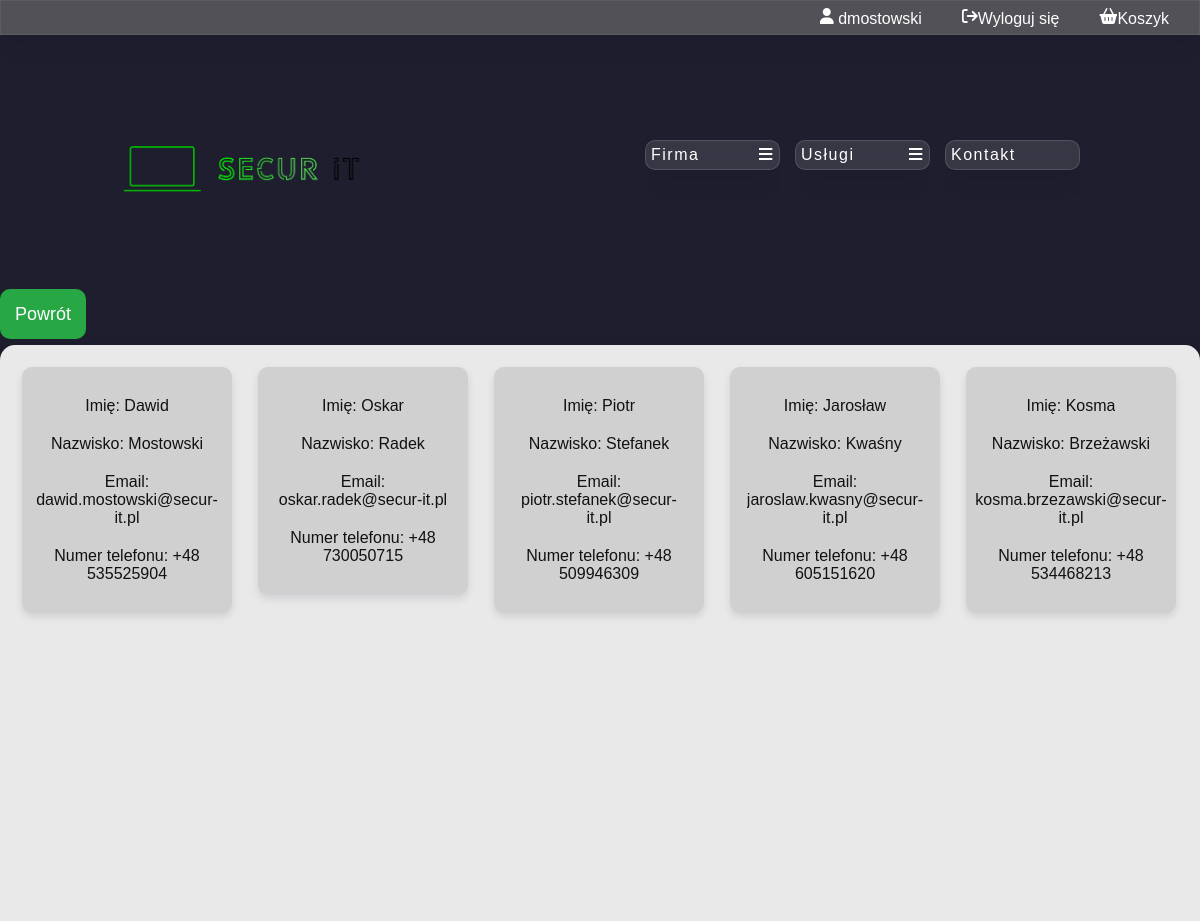
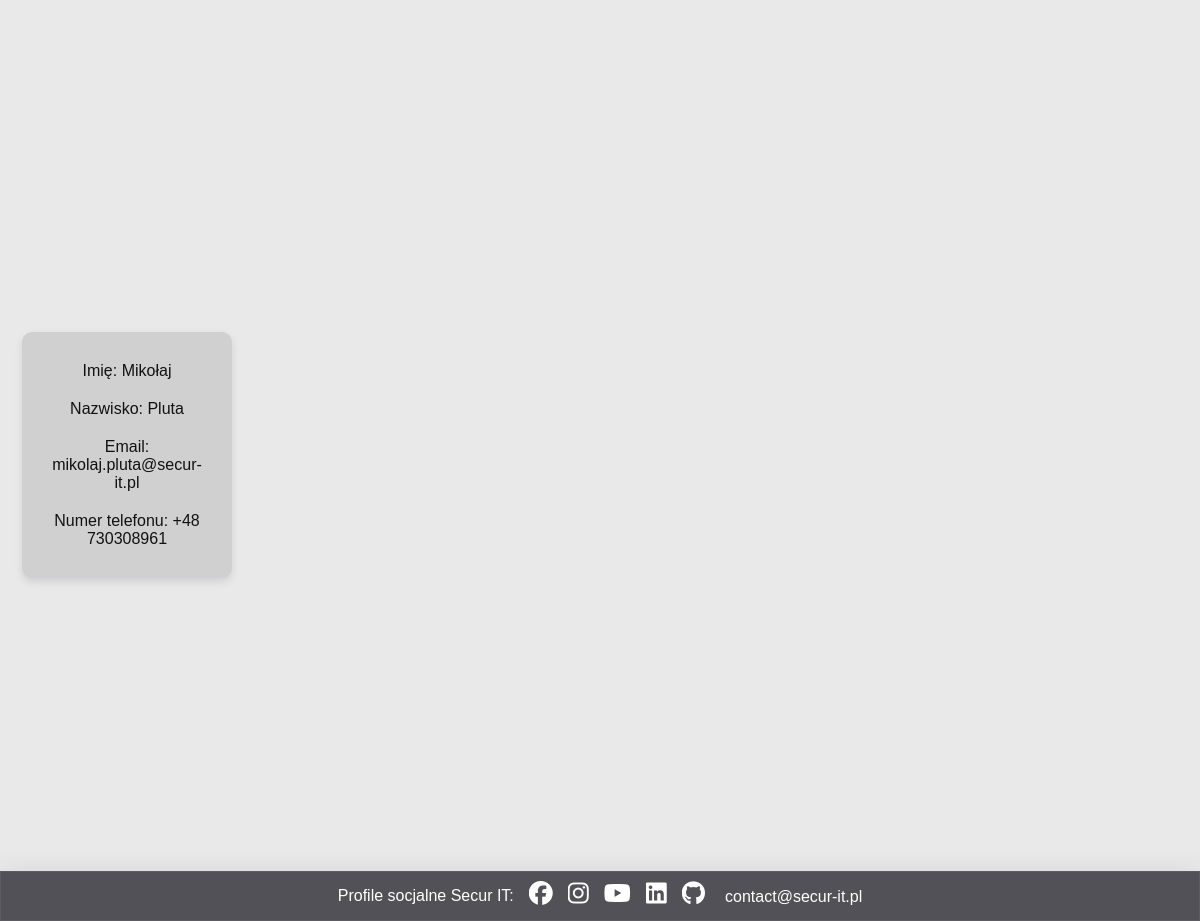
The app's page /FO/view_employee.php (signed in) with its own data (2 pictures, top to bottom).
### tables this page shows
CREATE TABLE IF NOT EXISTS `users` (
  `id_user` int(11) NOT NULL AUTO_INCREMENT,
  `id_employee` int(11) DEFAULT NULL,
  `id_company` int(11) DEFAULT NULL,
  `first_name` varchar(50) DEFAULT NULL,
  `last_name` varchar(100) DEFAULT NULL,
  `id_country_code` int(11) DEFAULT NULL,
  `phone_number` varchar(20) DEFAULT NULL,
  `email_address` varchar(200) DEFAULT NULL,
  `username` varchar(50) DEFAULT NULL,
  `password` varchar(250) DEFAULT NULL,
  `is_company_admin` tinyint(1) DEFAULT NULL,
  `id_discount` int(11) DEFAULT NULL,
  PRIMARY KEY (`id_user`),
  KEY `id_employee` (`id_employee`),
  KEY `id_country_code` (`id_country_code`),
  KEY `id_discount` (`id_discount`)
);

CREATE TABLE IF NOT EXISTS `country_codes` (
  `id_country_code` int(11) NOT NULL AUTO_INCREMENT,
  `country_code` varchar(10) DEFAULT NULL,
  `country` varchar(50) DEFAULT NULL,
  PRIMARY KEY (`id_country_code`)
);

### DB/db_connection.php (called while the page is built, shortened)
<?php
    class db_connection{
        var $host = "localhost";
        var $dbname = "secur_it";
        var $username = "root";
        var $password = "";
        public function databaseConnect(){
            $con = mysqli_connect($this->host, $this->username, $this->password, $this->dbname);
            if(!$con){
                die("Connection failed: " . mysqli_connect_error());
            }
            else{
                $this->connect = $con;
            }
        }
    }
?>

### DB/db_accounts.php (called while the page is built, shortened)
<?php
    include_once("db_connection.php");
    class db_accounts extends db_connection {
        function selectCustomerById($id_user, $id_company)
        {
            mysqli_set_charset($this->connect, "utf8mb4");
            $query = "SELECT u.id_user, u.id_company, u.first_name, u.last_name, u.id_country_code as uicc, cc1.country_code as ucc, u.phone_number as upn, u.email_address as uea, u.username, u.password, u.is_company_admin, c.company_name, c.additional_name, c.tax, c.id_country_code, cc2.country_code as ccc, c.phone_number as cpn, c.email_address as cea
            FROM users as u
            JOIN country_codes as cc1 ON cc1.id_country_code = u.id_country_code
            LEFT JOIN companies as c ON c.id_company = u.id_company
            LEFT JOIN country_codes as cc2 ON cc2.id_country_code = c.id_country_code
            WHERE id_user =".$id_user.";";
            $data = mysqli_query($this->connect, $query);
            if (mysqli_num_rows($data) > 0)
            {
                return $data;
            }
        }
        function selectCustomerByIdCompany($id_company)
        {
            mysqli_set_charset($this->connect, "utf8mb4");
            $query = "SELECT u.id_user, u.id_company, u.first_name, u.last_name, cc.country_code as ucc, u.phone_number as upn, u.email_address as uea, u.username, u.password, u.is_company_admin
            FROM users as u
            JOIN country_codes as cc ON cc.id_country_code = u.id_country_code
            WHERE u.id_company =".$id_company;
            $data = mysqli_query($this->connect, $query);
            if (mysqli_num_rows($data) > 0)
            {
                return $data;
            }
        }
    }
?>

### FO/view_employee.php (the view, shortened to what this page needs)
<?php
    include_once ('../include/functions.php');
    include_once('../DB/db_accounts.php');
?>
<!DOCTYPE html>
<html lang="pl">
    <head>
        <link rel="stylesheet" href="./style.css">
        <link rel="stylesheet" href="https://cdnjs.cloudflare.com/ajax/libs/font-awesome/4.7.0/css/font-awesome.min.css">
    </head>
    <body>
        <main class="main">
            <?php
                include("header.php");
                include("nav.php");
                include("footer.php");
                if (isset($_SESSION['loggedin']) && $_SESSION['loggedin'] === true) {
                    $id_company = $_SESSION['id_company'];
                    $baza = new db_accounts();
                    $baza->databaseConnect();
                    $data = $baza->selectCustomerByIdCompany($id_company);
                    if (!empty($data)){
                        ?>
                        <a href="./account.php" class="button back-button">Powrót</a>
                        <div class="pracownicy-container">
                        <?php
                        while($row = mysqli_fetch_assoc($data))
                        {
                            echo "<div class='pracownik'>";
                            echo "<p>Imię: ".$row['first_name']."</p>";
                            echo "<p>Nazwisko: ".$row['last_name']."</p>";
                            echo "<p>Email: ".$row['uea']."</p>";
                            echo "<p>Numer telefonu: ".$row['ucc']." ".$row['upn']."</p>";
                            echo "</div>";
                        }
                    } else {
                        echo "<p>Brak pracowników</p>";
                    }
                }
            ?>
            </div>
        </main>
    </body>
</html>

### FO/header.php (shortened to what this page needs)
<header class="header">
    <?php
        include_once('../DB/db_accounts.php');
        if (isset($_SESSION['loggedin']) && $_SESSION['loggedin'] === true) {
            $id_user = $_SESSION['id_user'];
            $baza = new db_accounts();
            $baza->databaseConnect();
            $data = $baza->selectCustomerById($id_user, null);
            if ($data && mysqli_num_rows($data) > 0) {
                $user = mysqli_fetch_assoc($data);
                echo "<div class='header-content'>";
                echo "<a href='./account.php' class='header-link'><i class='fa-solid fa-user'></i> ";
                echo ($user['username']);
                echo "</a><a href='./logout.php' class='header-link'><i class='fa-solid fa-arrow-right-from-bracket'></i>Wyloguj się</a>";
                echo "<a href='basket.php' class='header-link'><i class='fa-solid fa-basket-shopping'></i>Koszyk</a>";
                echo "</div>";
            }
        }
        else{
            echo "<div class='header-content'>";
            echo "<a href='./registration.php' class='header-link'><i class='fa-solid fa-user-plus'></i>Rejestracja</a>";
            echo "<a href='./login.php' class='header-link'><i class='fa-solid fa-user'></i>Logowanie</a>";
            echo "</div>";
        }
    ?>
</header>

### FO/nav.php (shortened to what this page needs)
<nav class="top-nav">
    <a class="logo" href="./index.php"><img src="../images/logo.png" alt="logo"></a>
    <div class="top-nav-buttons">
        <div class="dropdown">
            <div class="dropdown-top">
                <div class="dropdown-logo">Firma</div>
            <div class="dropdown-toggle">
                <i class="fa-solid fa-bars"></i>
                </div>
            </div>
            <ol class="dropdown-list">
            </ol>
        </div>
        <div class="dropdown">
            <div class="dropdown-top">
                <div class="dropdown-logo">Usługi</div>
                <div class="dropdown-toggle">
                    <i class="fa-solid fa-bars"></i>
                </div>
            </div>
            <ol class="dropdown-list">
            </ol>
        </div>
        <div class="dropdown-kontakt">
            <div class="dropdown-top-kontakt">
                <a href="contact.php">Kontakt</a>
            </div>
        </div>
    </div>
</nav>

### FO/footer.php
<footer class="footer">
    <div class="footer-content">
        <div class="social-profiles">
            <p>Profile socjalne Secur IT:</p>
            <a href="https://www.facebook.com/profile.php?id=61554027179435" class="social-icon" target="_blank">
                <i class="fa-brands fa-facebook"></i>
            </a>
            <a href="#ig" class="social-icon" target="_blank">
                <i class="fa-brands fa-instagram"></i>
            </a>
            <a href="#yt" class="social-icon" target="_blank">
                <i class="fa-brands fa-youtube"></i>
            </a>
            <a href="https://www.linkedin.com/company/secur-it2/" class="social-icon" target="_blank">
                <i class="fa-brands fa-linkedin"></i>
            </a>
            <a href="#github" class="social-icon" target="_blank">
                <i class="fa-brands fa-github"></i>
            </a>
        </div>
        <div class="contact-info">
            <a href="mailto:contact@secur-IT.pl">contact@secur-it.pl</a>
        </div>
    </div>
</footer>

### records on screen
users: username "dmostowski", first_name "Dawid", last_name "Mostowski", email_address "dawid.mostowski@secur-it.pl", id_country_code.country_code "+48", phone_number "535525904"
users: first_name "Oskar", last_name "Radek", email_address "oskar.radek@secur-it.pl", id_country_code.country_code "+48", phone_number "730050715"
users: first_name "Piotr", last_name "Stefanek", email_address "piotr.stefanek@secur-it.pl", id_country_code.country_code "+48", phone_number "509946309"
users: first_name "Jarosław", last_name "Kwaśny", email_address "jaroslaw.kwasny@secur-it.pl", id_country_code.country_code "+48", phone_number "605151620"
users: first_name "Kosma", last_name "Brzeżawski", email_address "kosma.brzezawski@secur-it.pl", id_country_code.country_code "+48", phone_number "534468213"
users: first_name "Mikołaj", last_name "Pluta", email_address "mikolaj.pluta@secur-it.pl", id_country_code.country_code "+48", phone_number "730308961"
